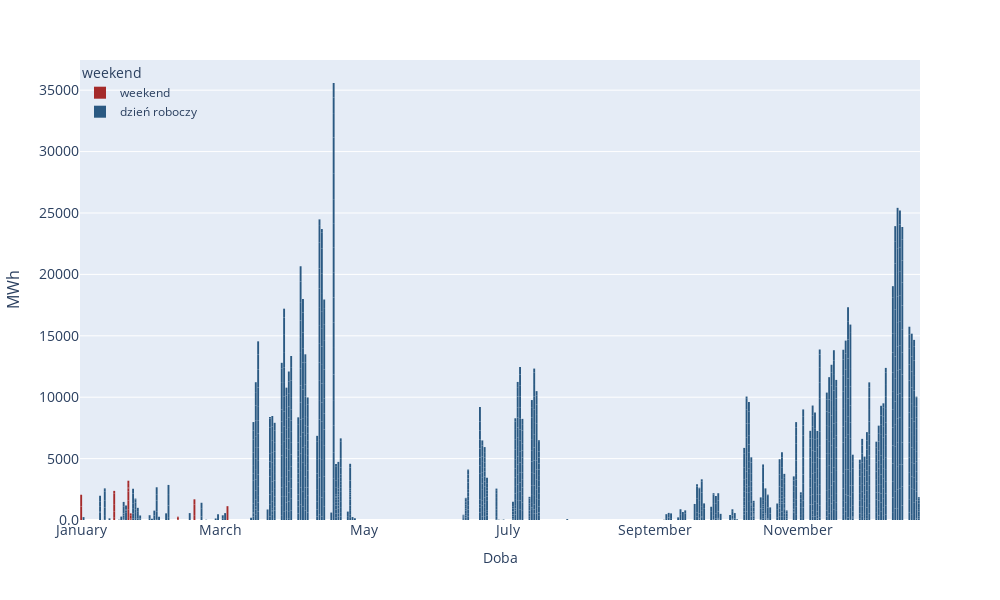

Notebook source saved alongside this figure:
### Code cell
niedobory = plan_2023[plan_2023['Niedobór mocy']>0]
dayList  = niedobory['Doba']
y_niedobór = niedobory['Niedobór mocy']
y_rezerwa = niedobory['rezerwa']
y_nadwyżki = niedobory['nadwyżki OSP']
color = niedobory['weekend']

blue_colors = ['#40719C', '#191970',  '#1A76FF',  '#28D6D6', 'blue', '#808080']

orange_colors = ['#556B2F', '#9ACD32', '#B8860B','#A52A2A', '#FF4500','#F0BE04']




fig4 = px.bar(niedobory, x=dayList, y=y_niedobór, color=color, 
              color_discrete_sequence=[ "#A52A2A", '#2A5982']
             )


fig4.update_layout(
    xaxis_tickfont_size=14,
        width=1000,
    height=600,
    
    legend=dict(
        x=0,
        y=1.0,
        bgcolor='rgba(255, 255, 255, 0)',
        bordercolor='rgba(255, 255, 255, 0)'
        ),


    yaxis=dict(
        title='MWh',
        titlefont_size=16,
        tickfont_size=14,
        tickformat=".2r"),
    
        xaxis=dict(
        tickfont_size=14,
        tickformat='%B'

        ),
    )


fig4.update_traces(
    #marker_color='rgb(26, 118, 255)', 
    #marker_line_color='rgb(26, 118, 255)',
     marker_line_width=0.01, 
    #opacity=0.6




)

fig4.show()

### Figure 1 — Plotly figure (JSON) as saved in the notebook; plotly's stock layout.template omitted (floating-point values rounded to 4 significant figures; data arrays with more than 128 entries replaced by an {"elided": "..."} marker saying what was removed)
{"data": [{"alignmentgroup": "True", "hovertemplate": "weekend=weekend<br>Doba=%{x}<br>Niedobór mocy=%{y}<extra></extra>", "legendgroup": "weekend", "marker": {"color": "#A52A2A", "line": {"width": 0.01}, "pattern": {"shape": ""}}, "name": "weekend", "offsetgroup": "weekend", "orientation": "v", "showlegend": true, "textposition": "auto", "type": "bar", "x": ["2023-01-01T00:00:00", "2023-01-01T00:00:00", "2023-01-15T00:00:00", "2023-01-15T00:00:00", "2023-01-15T00:00:00", "2023-01-15T00:00:00", "2023-01-15T00:00:00", "2023-01-21T00:00:00", "2023-01-21T00:00:00", "2023-01-21T00:00:00", "2023-01-21T00:00:00", "2023-01-21T00:00:00", "2023-01-21T00:00:00", "2023-01-21T00:00:00", "2023-01-21T00:00:00", "2023-01-22T00:00:00", "2023-01-22T00:00:00", "2023-01-22T00:00:00", "2023-01-22T00:00:00", "2023-02-11T00:00:00", "2023-02-11T00:00:00", "2023-02-11T00:00:00", "2023-02-18T00:00:00", "2023-02-18T00:00:00", "2023-02-18T00:00:00", "2023-03-04T00:00:00"], "xaxis": "x", "y": [1103, 954, 179, 525, 536, 932, 200, 167, 707, 719, 719, 249, 89, 288, 261, 28, 90, 266, 156, 50, 168, 49, 339, 928, 418, 1125], "yaxis": "y"}, {"alignmentgroup": "True", "hovertemplate": "weekend=dzień roboczy<br>Doba=%{x}<br>Niedobór mocy=%{y}<extra></extra>", "legendgroup": "dzień roboczy", "marker": {"color": "#2A5982", "line": {"width": 0.01}, "pattern": {"shape": ""}}, "name": "dzień roboczy", "offsetgroup": "dzień roboczy", "orientation": "v", "showlegend": true, "textposition": "auto", "type": "bar", "x": {"elided": "1464 str values"}, "xaxis": "x", "y": {"elided": "1464 int values"}, "yaxis": "y"}], "layout": {"barmode": "relative", "height": 600, "legend": {"bgcolor": "rgba(255, 255, 255, 0)", "bordercolor": "rgba(255, 255, 255, 0)", "title": {"text": "weekend"}, "tracegroupgap": 0, "x": 0, "y": 1}, "margin": {"t": 60}, "width": 1000, "xaxis": {"anchor": "y", "autorange": true, "domain": [0, 1], "range": ["2022-12-31 12:00", "2023-12-22 12:00"], "tickfont": {"size": 14}, "tickformat": "%B", "title": {"text": "Doba"}, "type": "date"}, "yaxis": {"anchor": "x", "autorange": true, "domain": [0, 1], "range": [0, 37460.0], "tickfont": {"size": 14}, "tickformat": ".2r", "title": {"font": {"size": 16}, "text": "MWh"}, "type": "linear"}}}
